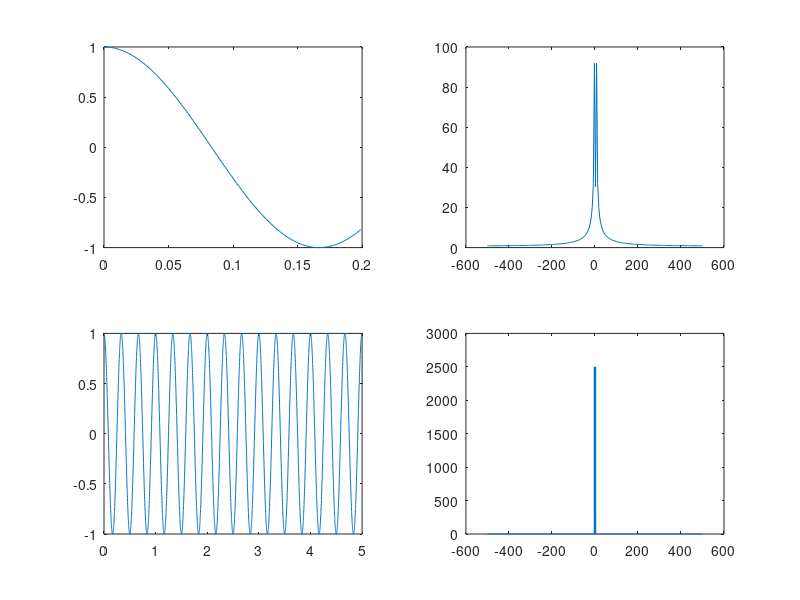
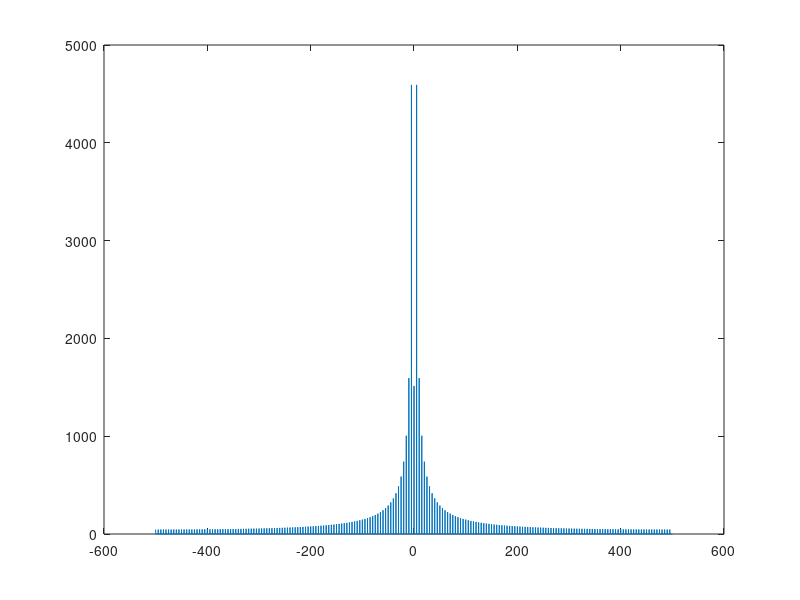

Write the MATLAB code that produced these figures, in order.
close all;

Fs = 1000;
F0 = 3;
tmax = 100;

t = linspace(0,tmax,tmax*Fs);
fc = cos((2*pi)*F0*t);

t02 = t(t<=0.2);
t5 = t(t<=5);

f02 = fc(1,1:size(t02,2));
f5 = fc(1,1:size(t5,2));

figure;
subplot(2,2,1);
plot(t02,f02);
subplot(2,2,2);
plot(linspace(-Fs/2,Fs/2,size(f02,2)), abs(fftshift(fft(f02))));
subplot(2,2,3);
plot(t5,f5);
subplot(2,2,4);
plot(linspace(-Fs/2,Fs/2,size(f5,2)), abs(fftshift(fft(f5))));

rep = 50;
fnew = repmat(f02,[1 ,rep]);
tnew = t(1:rep*size(f02,2) );

figure;
plot(linspace(-Fs/2,Fs/2,size(fnew,2)), abs(fftshift(fft(fnew))));
a = zeros(1,40);